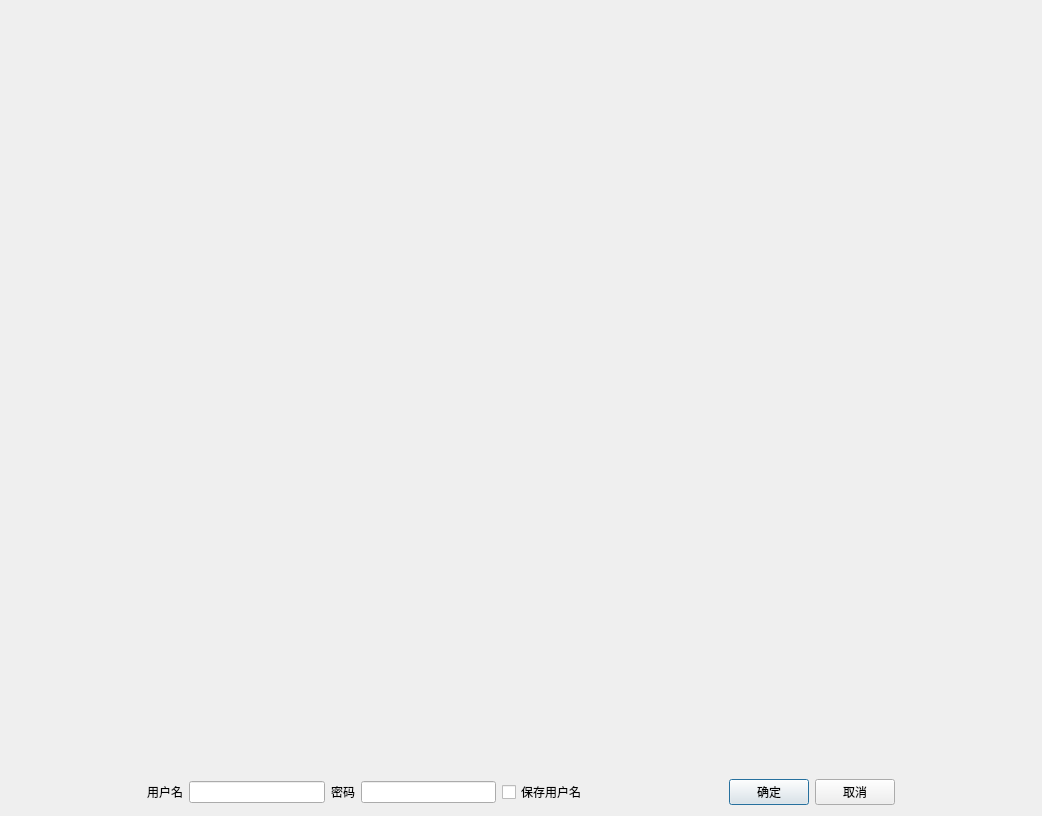
<?xml version="1.0" encoding="UTF-8"?>
<ui version="4.0">
 <class>DialogLogin</class>
 <widget class="QDialog" name="DialogLogin">
  <property name="geometry">
   <rect>
    <x>0</x>
    <y>0</y>
    <width>1042</width>
    <height>816</height>
   </rect>
  </property>
  <property name="windowTitle">
   <string>Dialog</string>
  </property>
  <layout class="QVBoxLayout" name="verticalLayout">
   <item>
    <widget class="QLabel" name="label">
     <property name="text">
      <string/>
     </property>
     <property name="pixmap">
      <pixmap resource="background.qrc">:/Public/Pictures/Sample Pictures/Lighthouse.jpg</pixmap>
     </property>
    </widget>
   </item>
   <item>
    <layout class="QHBoxLayout" name="horizontalLayout">
     <item>
      <spacer name="horizontalSpacer_3">
       <property name="orientation">
        <enum>Qt::Horizontal</enum>
       </property>
       <property name="sizeHint" stdset="0">
        <size>
         <width>40</width>
         <height>20</height>
        </size>
       </property>
      </spacer>
     </item>
     <item>
      <widget class="QLabel" name="label_2">
       <property name="text">
        <string>用户名</string>
       </property>
      </widget>
     </item>
     <item>
      <widget class="QLineEdit" name="editUser"/>
     </item>
     <item>
      <widget class="QLabel" name="label_3">
       <property name="text">
        <string>密码</string>
       </property>
      </widget>
     </item>
     <item>
      <widget class="QLineEdit" name="editPassword"/>
     </item>
     <item>
      <widget class="QCheckBox" name="checkBoxSave">
       <property name="text">
        <string>保存用户名</string>
       </property>
      </widget>
     </item>
     <item>
      <spacer name="horizontalSpacer_2">
       <property name="orientation">
        <enum>Qt::Horizontal</enum>
       </property>
       <property name="sizeHint" stdset="0">
        <size>
         <width>40</width>
         <height>20</height>
        </size>
       </property>
      </spacer>
     </item>
     <item>
      <widget class="QPushButton" name="btnOk">
       <property name="text">
        <string>确定</string>
       </property>
      </widget>
     </item>
     <item>
      <widget class="QPushButton" name="btnCancel">
       <property name="text">
        <string>取消</string>
       </property>
      </widget>
     </item>
     <item>
      <spacer name="horizontalSpacer">
       <property name="orientation">
        <enum>Qt::Horizontal</enum>
       </property>
       <property name="sizeHint" stdset="0">
        <size>
         <width>40</width>
         <height>20</height>
        </size>
       </property>
      </spacer>
     </item>
    </layout>
   </item>
  </layout>
 </widget>
 <resources>
  <include location="background.qrc"/>
 </resources>
 <connections>
  <connection>
   <sender>btnCancel</sender>
   <signal>clicked()</signal>
   <receiver>DialogLogin</receiver>
   <slot>reject()</slot>
   <hints>
    <hint type="sourcelabel">
     <x>852</x>
     <y>794</y>
    </hint>
    <hint type="destinationlabel">
     <x>520</x>
     <y>407</y>
    </hint>
   </hints>
  </connection>
 </connections>
</ui>
